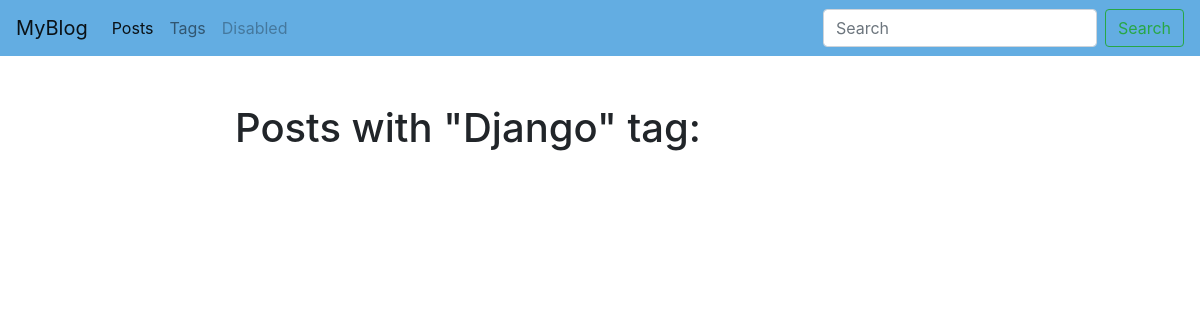
Before: /blog/tags/django/ with the older database file.
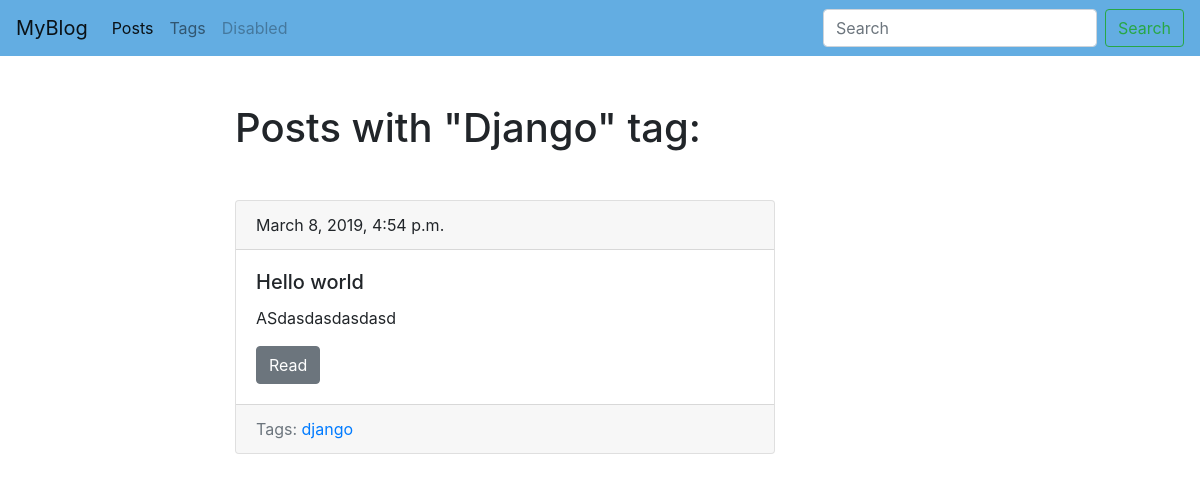
After: the same page with the newer database file.
### blog/models.py (models this page shows, shortened)
class Tag(models.Model):
    title = models.CharField(max_length=50)
    slug = models.SlugField(max_length=50, unique=True)
    def get_absolute_url(self):
        return reverse('tag_detail_url', kwargs={'slug': self.slug})

class Post(models.Model):
    title = models.CharField(max_length=150, db_index=True)
    slug = models.SlugField(max_length=150, unique=True,blank=True)
    body = models.TextField(blank=True, db_index=True)
    date_pub = models.DateTimeField(auto_now_add=True)
    tags = models.ManyToManyField('Tag', blank=True, related_name='posts')
    def get_absolute_url(self):
        return reverse('post_detail_url', kwargs={'slug': self.slug})

### blog/views.py (the view)
# urls.py: path('tags/<str:slug>/', TagDetail.as_view(), name='tag_detail_url'),
class TagDetail(ObjectDetailMixin, View):
    model = Tag
    template = 'blog/tag_detail.html'

### blog/utils.py (called while the page is built)
    def get(self, request, slug):
        object = get_object_or_404(self.model, slug__iexact=slug)
        return render(request, self.template, context={self.model.__name__.lower():object})

### blog/templates/blog/tag_detail.html (shortened to what this page needs)
{% extends 'blog/base_blog.html' %}
{% block content %}
    <h1 class="mb-5">Posts with "{{ tag.title | title }}" tag:</h1>
    {% for post in tag.posts.all %}
        {% include 'blog/includes/post_card_template.html' %}
    {% endfor %}
{% endblock %}

### blog/templates/blog/includes/post_card_template.html
<div class="card mb-4">
  <div class="card-header">
    {{post.date_pub}}
  </div>
  <div class="card-body">
    <h5 class="card-title">{{post.title}}</h5>
    <p class="card-text">{{post.body | truncatewords:15}}</p>
    <a href="{{ post.get_absolute_url }}" class="btn btn-secondary">Read</a>
  </div>
  <div class="card-footer text-muted">
    Tags:
    {% for tag in post.tags.all %}
      <a href="{{tag.get_absolute_url}}">{{tag.title}}</a>
    {% endfor %}
  </div>
</div>

Changed rows visible on the page:
added Post: date_pub "March 8, 2019, 4:54 p.m.", title "Hello world", body "ASdasdasdasdasd", Tag (title "django")
